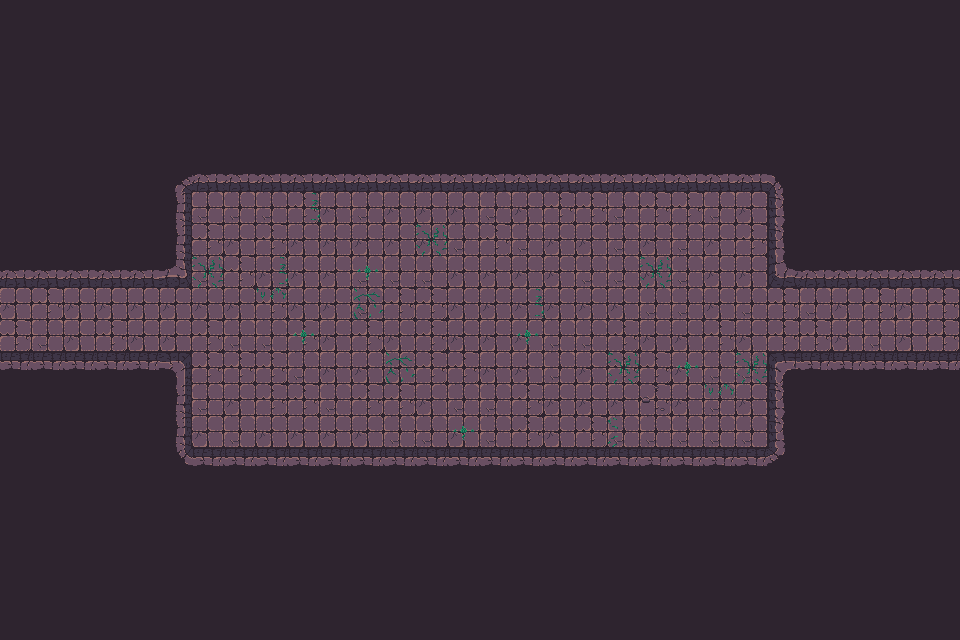

A 2D game scene composited from a Tiled map and its tileset images. What follows is a short description and the map's XML, with every tile layer's data as written:
An orthogonal 30x20 tile map with 32x32 px tiles, 3 tile layers (Walls, Decor, Items), 2 tilesets and 58 objects.

<map version="1.10" tiledversion="1.11.2" orientation="orthogonal" renderorder="right-down" width="30" height="20" tilewidth="32" tileheight="32" infinite="0" nextlayerid="3" nextobjectid="1">
    <tileset firstgid="1" name="Town Tileset" tilewidth="32" tileheight="32" tilecount="64" columns="8">
        <image source="../../../tiles/World H Tileset.png" trans="ff00ff" width="256" height="256" />
        <tile id="4">
            <objectgroup draworder="index" id="2">
                <object id="1" x="0" y="0" width="32" height="32" />
            </objectgroup>
        </tile>
        <tile id="5">
            <objectgroup draworder="index" id="2">
                <object id="1" x="0" y="0" width="32" height="32" />
            </objectgroup>
        </tile>
        <tile id="6">
            <objectgroup draworder="index" id="2">
                <object id="1" x="0" y="0" width="32" height="32" />
            </objectgroup>
        </tile>
        <tile id="7">
            <objectgroup draworder="index" id="2">
                <object id="1" x="0" y="0" width="32" height="32" />
            </objectgroup>
        </tile>
        <tile id="8">
            <objectgroup draworder="index" id="2">
                <object id="1" x="0" y="0" width="32" height="32" />
            </objectgroup>
        </tile>
        <tile id="10">
            <objectgroup draworder="index" id="2">
                <object id="1" x="0" y="32" width="32" height="0" />
            </objectgroup>
        </tile>
        <tile id="11">
            <objectgroup draworder="index" id="2">
                <object id="1" x="0" y="32" width="32" height="0" />
                <object id="2" x="32" y="0" width="0" height="32" />
            </objectgroup>
        </tile>
        <tile id="12">
            <objectgroup draworder="index" id="2">
                <object id="1" x="32" y="0" width="0" height="32" />
            </objectgroup>
        </tile>
        <tile id="13">
            <objectgroup draworder="index" id="2">
                <object id="1" x="0" y="32" width="32" height="0" />
                <object id="2" x="0" y="32" width="32" height="0" />
                <object id="3" x="0" y="0" width="0" height="32" />
            </objectgroup>
        </tile>
        <tile id="14">
            <objectgroup draworder="index" id="2">
                <object id="1" x="0" y="0" width="0" height="32" />
            </objectgroup>
        </tile>
        <tile id="16">
            <objectgroup draworder="index" id="2">
                <object id="1" x="0" y="0" width="32" height="32" />
            </objectgroup>
        </tile>
        <tile id="24">
            <objectgroup draworder="index" id="2">
                <object id="1" x="0" y="0" width="32" height="32" />
            </objectgroup>
        </tile>
    </tileset>
    <tileset firstgid="65" name="Dungeon Crawler Tileset" tilewidth="32" tileheight="32" tilecount="100" columns="10">
        <image source="../../../tiles/Dungeon_Tile.png" trans="" width="320" height="320" />
        <tile id="2">
            <objectgroup draworder="index" id="2">
                <object id="1" x="0" y="0" width="32" height="32" />
            </objectgroup>
        </tile>
        <tile id="3">
            <objectgroup draworder="index" id="2">
                <object id="1" x="0" y="0" width="32" height="32" />
            </objectgroup>
        </tile>
        <tile id="4">
            <objectgroup draworder="index" id="2">
                <object id="1" x="0" y="0" width="32" height="32" />
            </objectgroup>
        </tile>
        <tile id="5">
            <objectgroup draworder="index" id="2">
                <object id="1" x="0" y="0" width="32" height="32" />
            </objectgroup>
        </tile>
        <tile id="6">
            <objectgroup draworder="index" id="2">
                <object id="1" x="0" y="0" width="32" height="32" />
            </objectgroup>
        </tile>
        <tile id="8">
            <objectgroup draworder="index" id="2">
                <object id="1" x="0" y="0" width="32" height="32" />
            </objectgroup>
        </tile>
        <tile id="12">
            <objectgroup draworder="index" id="2">
                <object id="1" x="0" y="0" width="32" height="32" />
            </objectgroup>
        </tile>
        <tile id="13">
            <objectgroup draworder="index" id="2">
                <object id="1" x="0" y="0" width="32" height="32" />
            </objectgroup>
        </tile>
        <tile id="14">
            <objectgroup draworder="index" id="2">
                <object id="1" x="0" y="0" width="32" height="32" />
            </objectgroup>
        </tile>
        <tile id="15">
            <objectgroup draworder="index" id="2">
                <object id="1" x="0" y="0" width="32" height="32" />
            </objectgroup>
        </tile>
        <tile id="16">
            <objectgroup draworder="index" id="2">
                <object id="1" x="0" y="0" width="32" height="32" />
            </objectgroup>
        </tile>
        <tile id="18">
            <objectgroup draworder="index" id="2">
                <object id="1" x="0" y="0" width="32" height="32" />
            </objectgroup>
        </tile>
        <tile id="22">
            <objectgroup draworder="index" id="2">
                <object id="1" x="0" y="0" width="32" height="32" />
            </objectgroup>
        </tile>
        <tile id="23">
            <objectgroup draworder="index" id="2">
                <object id="1" x="0" y="0" width="32" height="32" />
            </objectgroup>
        </tile>
        <tile id="24">
            <objectgroup draworder="index" id="2">
                <object id="1" x="0" y="0" width="32" height="32" />
            </objectgroup>
        </tile>
        <tile id="25">
            <objectgroup draworder="index" id="2">
                <object id="1" x="0" y="0" width="32" height="32" />
            </objectgroup>
        </tile>
        <tile id="26">
            <objectgroup draworder="index" id="2">
                <object id="1" x="0" y="0" width="32" height="32" />
            </objectgroup>
        </tile>
        <tile id="28">
            <objectgroup draworder="index" id="2">
                <object id="1" x="0" y="0" width="32" height="32" />
            </objectgroup>
        </tile>
        <tile id="32">
            <objectgroup draworder="index" id="2">
                <object id="1" x="0" y="0" width="32" height="32" />
            </objectgroup>
        </tile>
        <tile id="33">
            <objectgroup draworder="index" id="2">
                <object id="1" x="0" y="0" width="32" height="32" />
            </objectgroup>
        </tile>
        <tile id="34">
            <objectgroup draworder="index" id="2">
                <object id="1" x="0" y="0" width="32" height="32" />
            </objectgroup>
        </tile>
        <tile id="35">
            <objectgroup draworder="index" id="2">
                <object id="1" x="0" y="0" width="32" height="32" />
            </objectgroup>
        </tile>
        <tile id="36">
            <objectgroup draworder="index" id="2">
                <object id="1" x="0" y="0" width="32" height="32" />
            </objectgroup>
        </tile>
        <tile id="38">
            <objectgroup draworder="index" id="2">
                <object id="1" x="0" y="0" width="32" height="32" />
            </objectgroup>
        </tile>
        <tile id="42">
            <objectgroup draworder="index" id="2">
                <object id="1" x="0" y="0" width="32" height="32" />
            </objectgroup>
        </tile>
        <tile id="43">
            <objectgroup draworder="index" id="2">
                <object id="1" x="0" y="0" width="32" height="32" />
            </objectgroup>
        </tile>
        <tile id="44">
            <objectgroup draworder="index" id="2">
                <object id="1" x="0" y="0" width="32" height="32" />
            </objectgroup>
        </tile>
        <tile id="45">
            <objectgroup draworder="index" id="2">
                <object id="1" x="0" y="0" width="32" height="32" />
            </objectgroup>
        </tile>
        <tile id="46">
            <objectgroup draworder="index" id="2">
                <object id="1" x="0" y="0" width="32" height="32" />
            </objectgroup>
        </tile>
        <tile id="48">
            <objectgroup draworder="index" id="2">
                <object id="1" x="0" y="0" width="32" height="32" />
            </objectgroup>
        </tile>
        <tile id="52">
            <objectgroup draworder="index" id="2">
                <object id="1" x="0" y="0" width="32" height="32" />
            </objectgroup>
        </tile>
        <tile id="53">
            <objectgroup draworder="index" id="2">
                <object id="1" x="0" y="0" width="32" height="32" />
            </objectgroup>
        </tile>
        <tile id="54">
            <objectgroup draworder="index" id="2">
                <object id="1" x="0" y="0" width="32" height="32" />
            </objectgroup>
        </tile>
        <tile id="55">
            <objectgroup draworder="index" id="2">
                <object id="1" x="0" y="0" width="32" height="32" />
            </objectgroup>
        </tile>
        <tile id="56">
            <objectgroup draworder="index" id="2">
                <object id="1" x="0" y="0" width="32" height="32" />
            </objectgroup>
        </tile>
        <tile id="58">
            <objectgroup draworder="index" id="2">
                <object id="1" x="0" y="0" width="32" height="32" />
            </objectgroup>
        </tile>
        <tile id="62">
            <objectgroup draworder="index" id="2">
                <object id="1" x="0" y="0" width="32" height="32" />
            </objectgroup>
        </tile>
        <tile id="63">
            <objectgroup draworder="index" id="2">
                <object id="1" x="0" y="0" width="32" height="32" />
            </objectgroup>
        </tile>
        <tile id="64">
            <objectgroup draworder="index" id="2">
                <object id="1" x="0" y="0" width="32" height="32" />
            </objectgroup>
        </tile>
        <tile id="65">
            <objectgroup draworder="index" id="2">
                <object id="1" x="0" y="0" width="32" height="32" />
            </objectgroup>
        </tile>
        <tile id="66">
            <objectgroup draworder="index" id="2">
                <object id="1" x="0" y="0" width="32" height="32" />
            </objectgroup>
        </tile>
        <tile id="68">
            <objectgroup draworder="index" id="2">
                <object id="1" x="0" y="0" width="32" height="32" />
            </objectgroup>
        </tile>
        <tile id="80">
            <objectgroup draworder="index" id="2">
                <object id="1" x="0" y="0" width="32" height="32" />
            </objectgroup>
        </tile>
    </tileset>
    <layer id="1" name="Walls" width="30" height="20">
        <data encoding="csv">
122,122,122,122,122,122,122,122,122,122,122,122,122,122,122,122,122,122,122,122,122,122,122,122,122,122,122,122,122,122,
122,122,122,122,122,122,122,122,122,122,122,122,122,122,122,122,122,122,122,122,122,122,122,122,122,122,122,122,122,122,
122,122,122,122,122,122,122,122,122,122,122,122,122,122,122,122,122,122,122,122,122,122,122,122,122,122,122,122,122,122,
122,122,122,122,122,122,122,122,122,122,122,122,122,122,122,122,122,122,122,122,122,122,122,122,122,122,122,122,122,122,
122,122,122,122,122,122,122,122,122,122,122,122,122,122,122,122,122,122,122,122,122,122,122,122,122,122,122,122,122,122,
122,122,122,122,122,67,68,68,68,68,68,68,68,68,68,68,68,68,68,68,68,68,68,68,69,122,122,122,122,122,
122,122,122,122,122,77,66,66,66,65,75,66,75,75,75,66,75,65,65,66,65,65,66,75,79,122,122,122,122,122,
122,122,122,122,122,77,65,75,65,75,75,75,75,75,66,65,66,75,75,66,75,66,75,65,79,122,122,122,122,122,
68,68,68,68,68,103,66,65,75,75,75,66,66,66,75,75,75,75,66,66,75,66,75,75,100,68,68,68,68,68,
75,65,75,75,75,75,75,75,65,75,75,66,65,65,75,75,75,75,75,75,66,66,75,66,65,66,75,65,75,65,
65,66,75,65,75,75,65,66,66,65,75,65,75,65,75,75,75,66,66,65,75,75,65,75,65,65,75,66,75,65,
88,88,88,88,88,73,65,65,65,66,75,75,75,65,65,75,75,66,75,65,65,75,66,66,70,88,88,88,88,88,
122,122,122,122,122,77,66,75,65,65,66,65,65,75,66,66,65,75,75,75,65,75,66,75,79,122,122,122,122,122,
122,122,122,122,122,77,75,66,75,75,75,75,66,66,75,66,65,75,65,66,66,66,66,66,79,122,122,122,122,122,
122,122,122,122,122,87,88,88,88,88,88,88,88,88,88,88,88,88,88,88,88,88,88,88,89,122,122,122,122,122,
122,122,122,122,122,122,122,122,122,122,122,122,122,122,122,122,122,122,122,122,122,122,122,122,122,122,122,122,122,122,
122,122,122,122,122,122,122,122,122,122,122,122,122,122,122,122,122,122,122,122,122,122,122,122,122,122,122,122,122,122,
122,122,122,122,122,122,122,122,122,122,122,122,122,122,122,122,122,122,122,122,122,122,122,122,122,122,122,122,122,122,
122,122,122,122,122,122,122,122,122,122,122,122,122,122,122,122,122,122,122,122,122,122,122,122,122,122,122,122,122,122,
122,122,122,122,122,122,122,122,122,122,122,122,122,122,122,122,122,122,122,122,122,122,122,122,122,122,122,122,122,122
        </data>
    </layer>
    <layer id="1" name="Decor" width="30" height="20">
        <data encoding="csv">
133,133,133,133,133,133,133,133,133,133,133,133,133,133,133,133,133,133,133,133,133,133,133,133,133,133,133,133,133,133,
133,133,133,133,133,133,133,133,133,133,133,133,133,133,133,133,133,133,133,133,133,133,133,133,133,133,133,133,133,133,
133,133,133,133,133,133,133,133,133,133,133,133,133,133,133,133,133,133,133,133,133,133,133,133,133,133,133,133,133,133,
133,133,133,133,133,133,133,133,133,133,133,133,133,133,133,133,133,133,133,133,133,133,133,133,133,133,133,133,133,133,
133,133,133,133,133,133,133,133,133,133,133,133,133,133,133,133,133,133,133,133,133,133,133,133,133,133,133,133,133,133,
133,133,133,133,133,133,133,133,133,133,133,133,133,133,133,133,133,133,133,133,133,133,133,133,133,133,133,133,133,133,
133,133,133,133,133,133,133,133,133,140,133,133,133,133,133,133,133,133,133,133,133,133,133,133,133,133,133,133,133,133,
133,133,133,133,133,133,133,133,133,133,133,133,133,125,133,133,133,133,133,133,133,133,133,133,133,133,133,133,133,133,
133,133,133,133,133,133,125,133,140,133,133,135,133,133,133,133,133,133,133,133,125,133,133,133,133,133,133,133,133,133,
133,133,133,133,133,133,133,133,138,133,133,126,133,133,133,133,140,133,133,133,133,133,133,133,133,133,133,133,133,133,
133,133,133,133,133,133,133,133,133,135,133,133,133,133,133,133,135,133,133,133,133,133,133,133,133,133,133,133,133,133,
133,133,133,133,133,133,133,136,133,133,133,133,126,133,133,133,133,133,133,125,133,135,133,125,133,133,133,133,133,133,
133,133,133,133,133,133,133,133,133,133,133,133,136,133,133,133,133,133,133,133,116,133,138,133,133,133,133,133,133,133,
133,133,133,133,133,133,133,133,133,133,133,133,133,133,135,133,133,133,133,139,133,133,133,133,133,133,133,133,133,133,
133,133,133,133,133,133,133,133,133,133,133,133,133,133,133,133,133,133,133,133,133,133,133,133,133,133,133,133,133,133,
133,133,133,133,133,133,133,133,133,133,133,133,133,133,133,133,133,133,133,133,133,133,133,133,133,133,133,133,133,133,
133,133,133,133,133,133,133,133,133,133,133,133,133,133,133,133,133,133,133,133,133,133,133,133,133,133,133,133,133,133,
133,133,133,133,133,133,133,133,133,133,133,133,133,133,133,133,133,133,133,133,133,133,133,133,133,133,133,133,133,133,
133,133,133,133,133,133,133,133,133,133,133,133,133,133,133,133,133,133,133,133,133,133,133,133,133,133,133,133,133,133,
133,133,133,133,133,133,133,133,133,133,133,133,133,133,133,133,133,133,133,133,133,133,133,133,133,133,133,133,133,133
        </data>
    </layer>
    <layer id="1" name="Items" width="30" height="20">
        <data encoding="csv">
133,133,133,133,133,133,133,133,133,133,133,133,133,133,133,133,133,133,133,133,133,133,133,133,133,133,133,133,133,133,
133,133,133,133,133,133,133,133,133,133,133,133,133,133,133,133,133,133,133,133,133,133,133,133,133,133,133,133,133,133,
133,133,133,133,133,133,133,133,133,133,133,133,133,133,133,133,133,133,133,133,133,133,133,133,133,133,133,133,133,133,
133,133,133,133,133,133,133,133,133,133,133,133,133,133,133,133,133,133,133,133,133,133,133,133,133,133,133,133,133,133,
133,133,133,133,133,133,133,133,133,133,133,133,133,133,133,133,133,133,133,133,133,133,133,133,133,133,133,133,133,133,
133,133,133,133,133,133,133,133,133,133,133,133,133,133,133,133,133,133,133,133,133,133,133,133,133,133,133,133,133,133,
133,133,133,133,133,133,133,133,133,133,133,133,133,133,133,133,133,133,133,133,133,133,133,133,133,133,133,133,133,133,
133,133,133,133,133,133,133,133,133,133,133,133,133,133,133,133,133,133,133,133,133,133,133,133,133,133,133,133,133,133,
133,133,133,133,133,133,133,133,133,133,133,133,133,133,133,133,133,133,133,133,133,133,133,133,133,133,133,133,133,133,
133,133,133,133,133,133,133,133,133,133,133,133,133,133,133,133,133,133,133,133,133,133,133,133,133,133,133,133,133,133,
133,133,133,133,133,133,133,133,133,133,133,133,133,133,133,133,133,133,133,133,133,133,133,133,133,133,133,133,133,133,
133,133,133,133,133,133,133,133,133,133,133,133,133,133,133,133,133,133,133,133,133,133,133,133,133,133,133,133,133,133,
133,133,133,133,133,133,133,133,133,133,133,133,133,133,133,133,133,133,133,133,133,133,133,133,133,133,133,133,133,133,
133,133,133,133,133,133,133,133,133,133,133,133,133,133,133,133,133,133,133,133,133,133,133,133,133,133,133,133,133,133,
133,133,133,133,133,133,133,133,133,133,133,133,133,133,133,133,133,133,133,133,133,133,133,133,133,133,133,133,133,133,
133,133,133,133,133,133,133,133,133,133,133,133,133,133,133,133,133,133,133,133,133,133,133,133,133,133,133,133,133,133,
133,133,133,133,133,133,133,133,133,133,133,133,133,133,133,133,133,133,133,133,133,133,133,133,133,133,133,133,133,133,
133,133,133,133,133,133,133,133,133,133,133,133,133,133,133,133,133,133,133,133,133,133,133,133,133,133,133,133,133,133,
133,133,133,133,133,133,133,133,133,133,133,133,133,133,133,133,133,133,133,133,133,133,133,133,133,133,133,133,133,133,
133,133,133,133,133,133,133,133,133,133,133,133,133,133,133,133,133,133,133,133,133,133,133,133,133,133,133,133,133,133
        </data>
    </layer>
</map>
